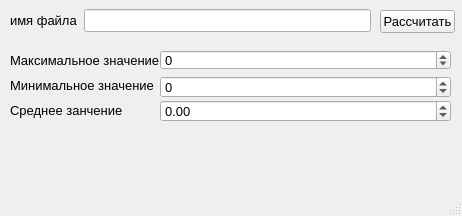
<?xml version="1.0" encoding="UTF-8"?>
<ui version="4.0">
 <class>MainWindow</class>
 <widget class="QMainWindow" name="MainWindow">
  <property name="geometry">
   <rect>
    <x>0</x>
    <y>0</y>
    <width>462</width>
    <height>216</height>
   </rect>
  </property>
  <property name="windowTitle">
   <string>MainWindow</string>
  </property>
  <widget class="QWidget" name="centralwidget">
   <widget class="QWidget" name="horizontalLayoutWidget">
    <property name="geometry">
     <rect>
      <x>10</x>
      <y>0</y>
      <width>361</width>
      <height>41</height>
     </rect>
    </property>
    <layout class="QHBoxLayout" name="horizontalLayout">
     <item>
      <widget class="QLabel" name="label">
       <property name="font">
        <font>
         <pointsize>10</pointsize>
        </font>
       </property>
       <property name="text">
        <string>имя файла</string>
       </property>
      </widget>
     </item>
     <item>
      <widget class="QLineEdit" name="file">
       <property name="font">
        <font>
         <pointsize>10</pointsize>
        </font>
       </property>
      </widget>
     </item>
    </layout>
   </widget>
   <widget class="QDoubleSpinBox" name="middle">
    <property name="geometry">
     <rect>
      <x>160</x>
      <y>100</y>
      <width>291</width>
      <height>22</height>
     </rect>
    </property>
    <property name="font">
     <font>
      <pointsize>10</pointsize>
     </font>
    </property>
    <property name="minimum">
     <double>-10000000.000000000000000</double>
    </property>
    <property name="maximum">
     <double>1000000.989999999990687</double>
    </property>
   </widget>
   <widget class="QLabel" name="label_2">
    <property name="geometry">
     <rect>
      <x>10</x>
      <y>40</y>
      <width>151</width>
      <height>41</height>
     </rect>
    </property>
    <property name="font">
     <font>
      <pointsize>10</pointsize>
     </font>
    </property>
    <property name="text">
     <string>Максимальное значение</string>
    </property>
   </widget>
   <widget class="QSpinBox" name="min">
    <property name="geometry">
     <rect>
      <x>160</x>
      <y>50</y>
      <width>291</width>
      <height>20</height>
     </rect>
    </property>
    <property name="font">
     <font>
      <pointsize>10</pointsize>
     </font>
    </property>
    <property name="minimum">
     <number>-1000000000</number>
    </property>
    <property name="maximum">
     <number>1000000000</number>
    </property>
   </widget>
   <widget class="QLabel" name="label_3">
    <property name="geometry">
     <rect>
      <x>10</x>
      <y>70</y>
      <width>151</width>
      <height>31</height>
     </rect>
    </property>
    <property name="font">
     <font>
      <pointsize>10</pointsize>
     </font>
    </property>
    <property name="text">
     <string>Минимальное значение</string>
    </property>
   </widget>
   <widget class="QSpinBox" name="max">
    <property name="geometry">
     <rect>
      <x>160</x>
      <y>76</y>
      <width>291</width>
      <height>22</height>
     </rect>
    </property>
    <property name="font">
     <font>
      <pointsize>10</pointsize>
     </font>
    </property>
    <property name="minimum">
     <number>-1000000</number>
    </property>
    <property name="maximum">
     <number>1000000</number>
    </property>
   </widget>
   <widget class="QLabel" name="label_4">
    <property name="geometry">
     <rect>
      <x>10</x>
      <y>100</y>
      <width>131</width>
      <height>21</height>
     </rect>
    </property>
    <property name="font">
     <font>
      <pointsize>10</pointsize>
     </font>
    </property>
    <property name="text">
     <string>Среднее занчение</string>
    </property>
   </widget>
   <widget class="QLabel" name="error">
    <property name="geometry">
     <rect>
      <x>10</x>
      <y>140</y>
      <width>221</width>
      <height>31</height>
     </rect>
    </property>
    <property name="font">
     <font>
      <pointsize>10</pointsize>
     </font>
    </property>
    <property name="text">
     <string/>
    </property>
   </widget>
   <widget class="QPushButton" name="counting">
    <property name="geometry">
     <rect>
      <x>380</x>
      <y>10</y>
      <width>75</width>
      <height>23</height>
     </rect>
    </property>
    <property name="font">
     <font>
      <pointsize>10</pointsize>
     </font>
    </property>
    <property name="text">
     <string>Рассчитать</string>
    </property>
   </widget>
  </widget>
  <widget class="QMenuBar" name="menubar">
   <property name="geometry">
    <rect>
     <x>0</x>
     <y>0</y>
     <width>462</width>
     <height>21</height>
    </rect>
   </property>
  </widget>
  <widget class="QStatusBar" name="statusbar"/>
 </widget>
 <resources/>
 <connections/>
</ui>
